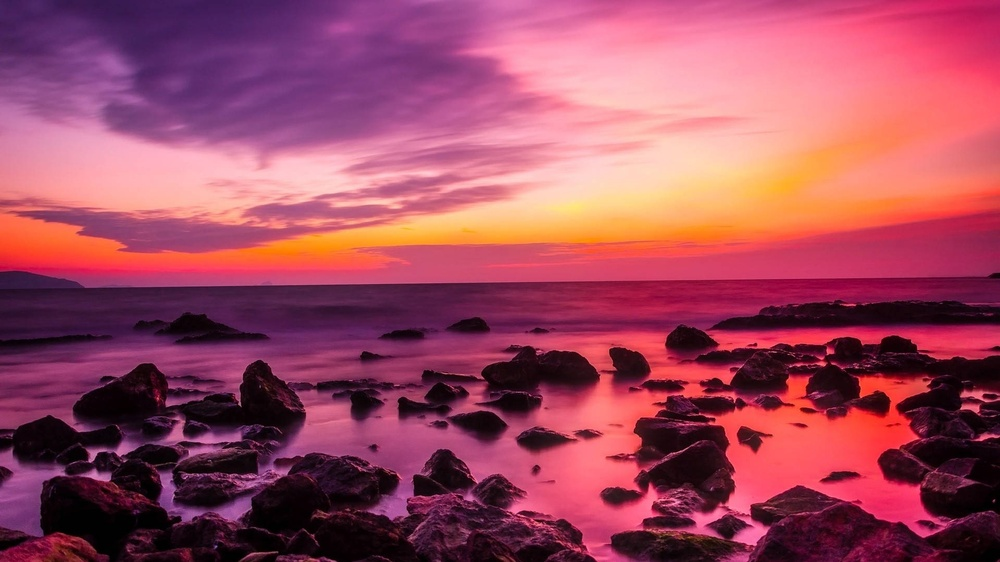
#> input picture sunset.jpg, 1000 x 562 px, shrunk from 1920 x 1080 before the run
$ jupyter execute 'RGB a HSI.ipynb'
#> lines starting #> are read from the running program, lines starting #| are printed output that depends on the picture
#> in cargar_imagen, img is the input picture: shape (562, 1000, 3); mean B, G, R 94.6, 72.4, 158.1
[cell 1]
"""
Conversión de espacio de color RGB a HSI (Hue, Saturation, Intensity)
Autor: Natalia Rendón
Curso: Procesamiento de Imágenes
"""

[cell 2]
import cv2
import numpy as np
from matplotlib import pyplot as plt
import os

[cell 3]
def RGB2HSI(rgb_image):
    """
    Convierte una imagen RGB a HSI (Hue, Saturation, Intensity)

    Parámetros:
    -----------
    rgb_image : numpy.ndarray
        Imagen en formato RGB con valores de 0 a 255

    Retorna:
    --------
    numpy.ndarray
        Imagen en espacio HSI con valores normalizados:
        - H: [0, 1] (0-360 grados normalizado)
        - S: [0, 1]
        - I: [0, 1]

    Referencia:
    -----------
    Basado en la fórmula estándar de conversión RGB a HSI
    """
    # Validar entrada
    if rgb_image is None:
        raise ValueError("La imagen no puede ser None")

    if len(rgb_image.shape) != 3 or rgb_image.shape[2] != 3:
        raise ValueError("La imagen debe tener 3 canales (RGB)")

    # Normalizar valores a rango [0,1]
    rgb_normalized = rgb_image.astype(np.float32) / 255.0

    # Extraer canales R, G, B
    R = rgb_normalized[:, :, 0]
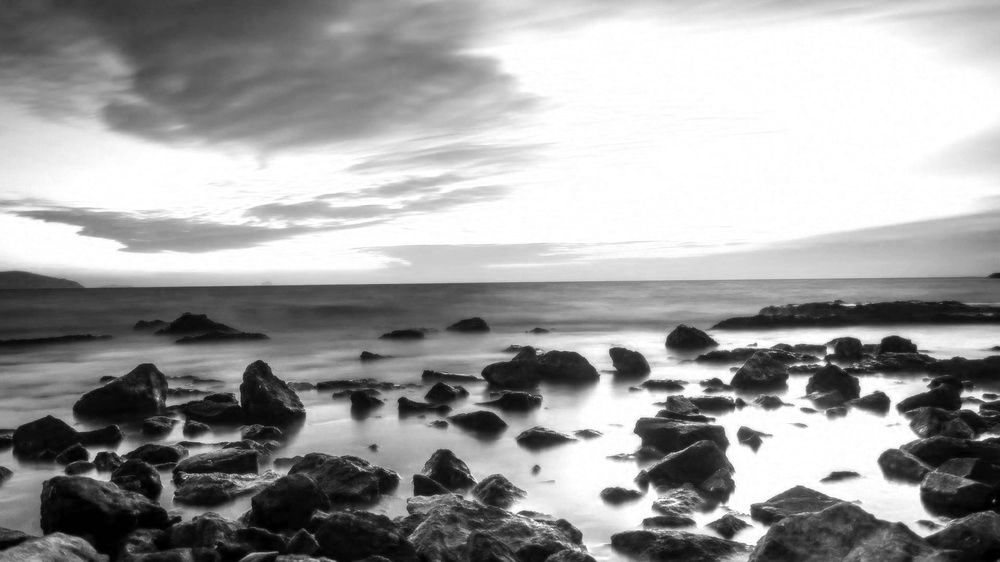
#> R: shape (562, 1000) float32; min 0, max 1, mean 0.62
    G = rgb_normalized[:, :, 1]
    B = rgb_normalized[:, :, 2]

    # Calcular Intensidad (I)
    I = (R + G + B) / 3.0
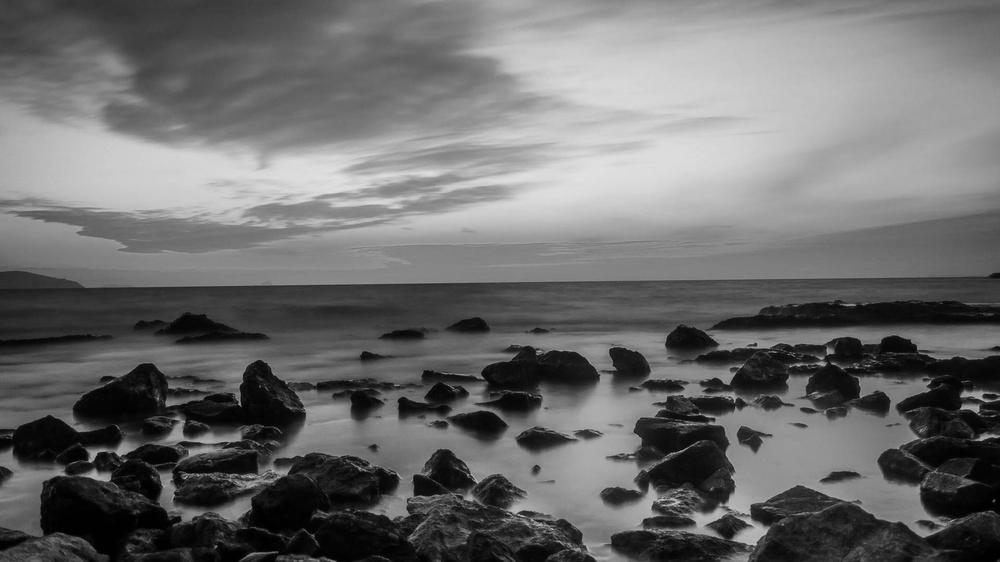
#> I: shape (562, 1000) float32; min 0, max 0.881, mean 0.425

    # Calcular Saturación (S)
    # Evitar división por cero agregando epsilon
    epsilon = 1e-10
    min_rgb = np.minimum(np.minimum(R, G), B)
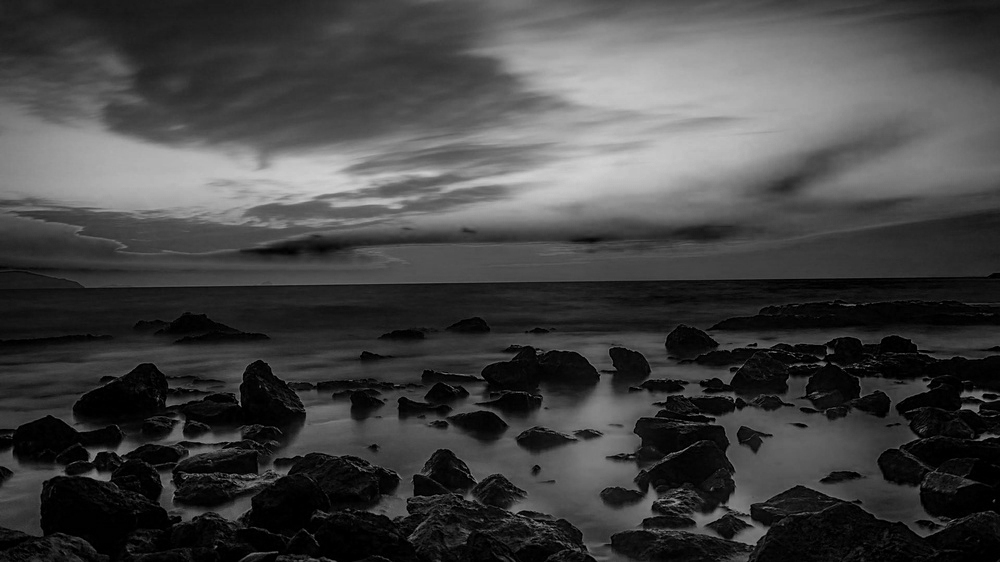
#> min_rgb: shape (562, 1000) float32; min 0, max 0.82, mean 0.262
    S = 1 - (3 * min_rgb) / (R + G + B + epsilon)
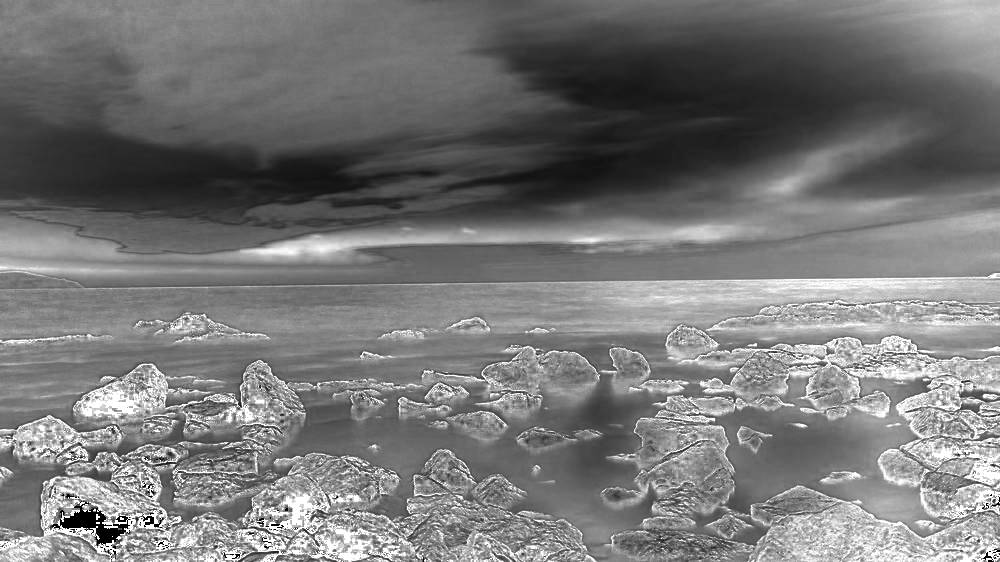
#> S: shape (562, 1000) float32; min 0, max 1, mean 0.47

    # Calcular Hue (H)
    numerator = 0.5 * ((R - G) + (R - B))
    denominator = np.sqrt((R - G)**2 + (R - B)*(G - B))
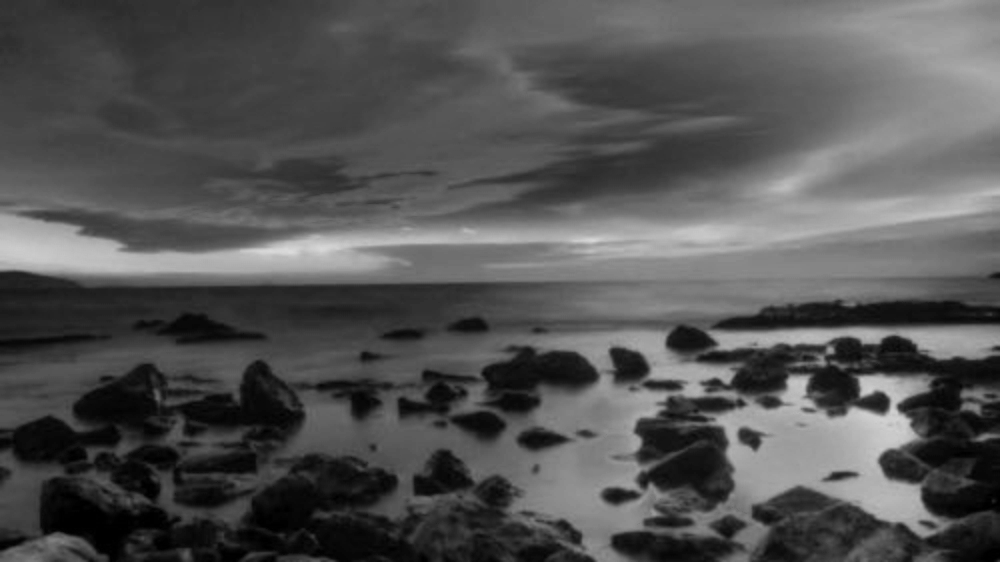
#> denominator: shape (562, 1000) float32; min 0, max 0.863, mean 0.329

    # Calcular theta (ángulo en radianes)
    # Evitar divisiones por cero
    cos_theta = numerator / (denominator + epsilon)
    # Limitar valores a [-1, 1] para evitar errores numéricos
    cos_theta = np.clip(cos_theta, -1.0, 1.0)
    theta = np.arccos(cos_theta)
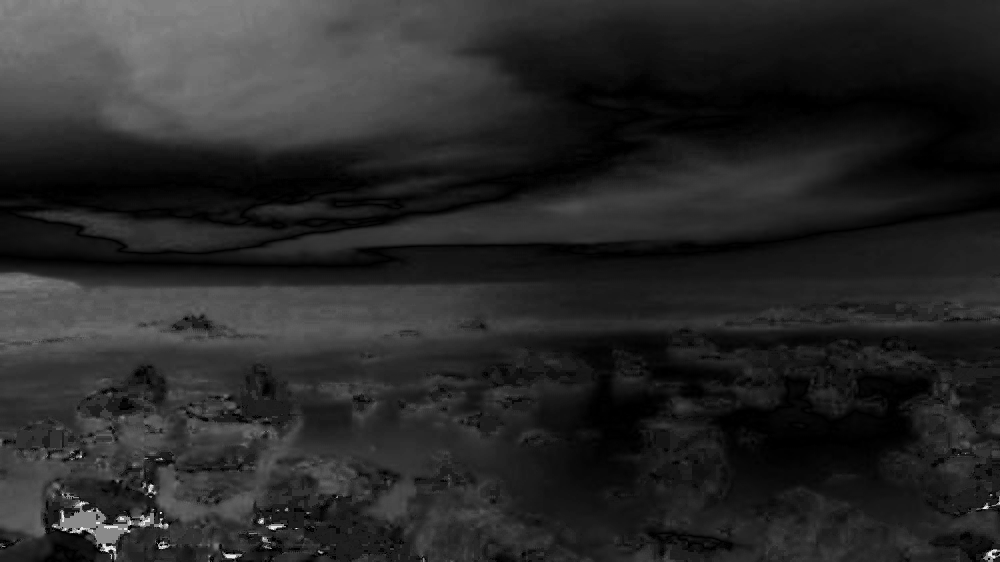
#> theta: shape (562, 1000) float32; min 0, max 2.9, mean 0.46; drawn with min black and max white

    # Calcular H según el valor de B
    H = theta.copy()
    H[B > G] = 2 * np.pi - H[B > G]
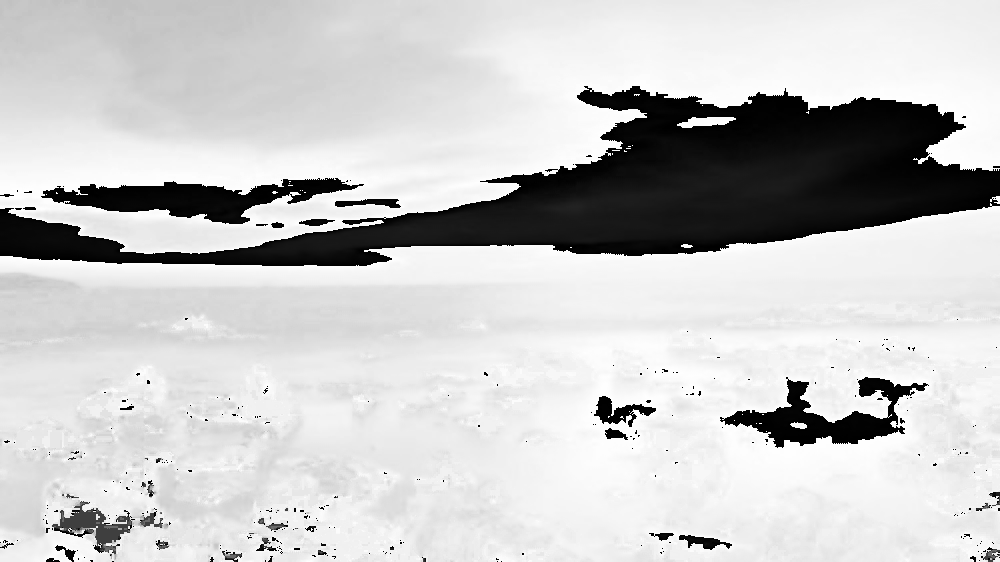
#> H: shape (562, 1000) float32; min 0, max 6.28, mean 4.92; drawn with min black and max white

    # Normalizar H a [0, 1] (dividiendo entre 2π)
    H = H / (2 * np.pi)

    # Combinar canales
    hsi_image = np.dstack((H, S, I))
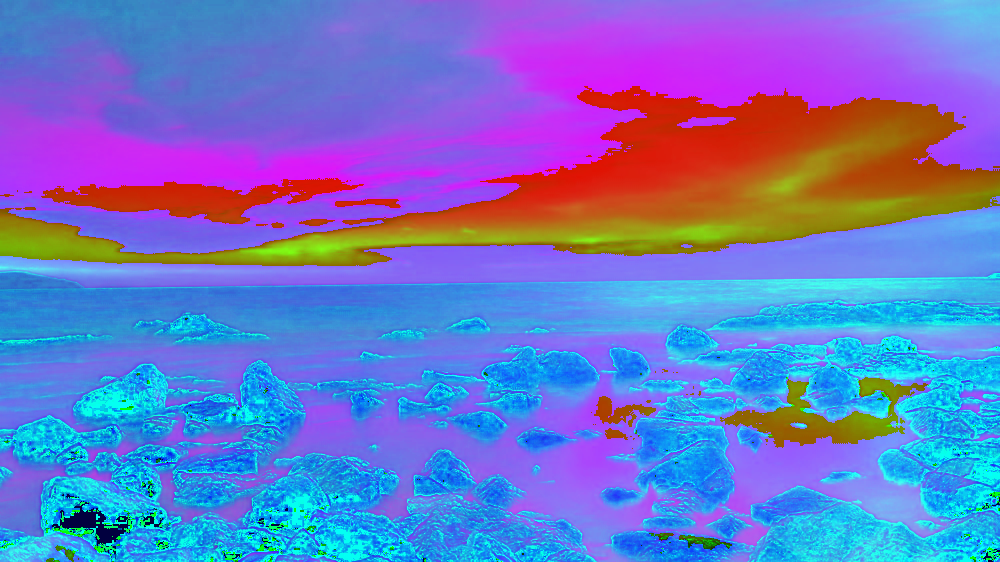
#> hsi_image: shape (562, 1000, 3) float32; mean of channels 0, 1, 2 0.783, 0.47, 0.425; drawn as B, G, R

    return hsi_image

def cargar_imagen(ruta_imagen):
    """
    Carga una imagen y la convierte de BGR a RGB

    Parámetros:
    -----------
    ruta_imagen : str
        Ruta del archivo de imagen

    Retorna:
    --------
    numpy.ndarray
        Imagen en formato RGB
    """
    if not os.path.exists(ruta_imagen):
        raise FileNotFoundError(f"No se encontró la imagen en: {ruta_imagen}")

    img = cv2.imread(ruta_imagen)

    if img is None:
        raise ValueError(f"No se pudo leer la imagen: {ruta_imagen}")

    imagen_rgb = cv2.cvtColor(img, cv2.COLOR_BGR2RGB)

    return imagen_rgb

def visualizar_comparacion(imagen_rgb, imagen_hsi, titulo1="Imagen RGB", titulo2="Imagen HSI"):
    """
    Muestra dos imágenes lado a lado para comparación
    """
#> called with titulo1 = 'Imagen RGB', titulo2 = 'Imagen HSI'
    plt.figure(figsize=(12, 5))

    plt.subplot(1, 2, 1)
    plt.imshow(imagen_rgb)
    plt.title(titulo1)
    plt.axis('off')

    plt.subplot(1, 2, 2)
    plt.imshow(imagen_hsi)
    plt.title(titulo2)
    plt.axis('off')

    plt.tight_layout()
    plt.show()

def visualizar_canales_hsi(imagen_hsi):
    """
    Muestra los tres canales H, S, I por separado
    """
    H, S, I = imagen_hsi[:, :, 0], imagen_hsi[:, :, 1], imagen_hsi[:, :, 2]

    fig, axes = plt.subplots(1, 3, figsize=(15, 4))

    axes[0].imshow(H, cmap='hsv')
    axes[0].set_title('Canal H (Hue)')
    axes[0].axis('off')

    axes[1].imshow(S, cmap='gray')
    axes[1].set_title('Canal S (Saturation)')
    axes[1].axis('off')

    axes[2].imshow(I, cmap='gray')
    axes[2].set_title('Canal I (Intensity)')
    axes[2].axis('off')

    plt.tight_layout()
    plt.show()
